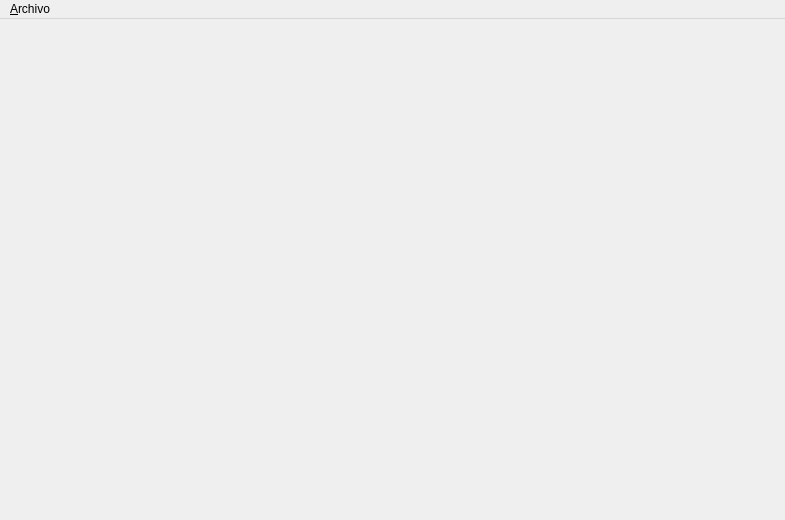
<?xml version="1.0" encoding="UTF-8"?>
<ui version="4.0">
 <class>MainWindow</class>
 <widget class="QMainWindow" name="MainWindow">
  <property name="geometry">
   <rect>
    <x>0</x>
    <y>0</y>
    <width>785</width>
    <height>520</height>
   </rect>
  </property>
  <property name="windowTitle">
   <string>MainWindow</string>
  </property>
  <widget class="QWidget" name="centralwidget"/>
  <widget class="QMenuBar" name="menubar">
   <property name="geometry">
    <rect>
     <x>0</x>
     <y>0</y>
     <width>785</width>
     <height>30</height>
    </rect>
   </property>
   <widget class="QMenu" name="menuArchivo">
    <property name="title">
     <string>&amp;Archivo</string>
    </property>
    <addaction name="actionAbrir"/>
    <addaction name="actionCerrar"/>
    <addaction name="separator"/>
    <addaction name="actionSalir"/>
   </widget>
   <addaction name="menuArchivo"/>
  </widget>
  <action name="actionAbrir">
   <property name="text">
    <string>A&amp;brir</string>
   </property>
   <property name="shortcut">
    <string>Meta+N</string>
   </property>
  </action>
  <action name="actionCerrar">
   <property name="text">
    <string>&amp;Cerrar</string>
   </property>
  </action>
  <action name="actionSalir">
   <property name="text">
    <string>&amp;Salir</string>
   </property>
   <property name="shortcut">
    <string>Ctrl+X</string>
   </property>
  </action>
 </widget>
 <resources/>
 <connections/>
</ui>
